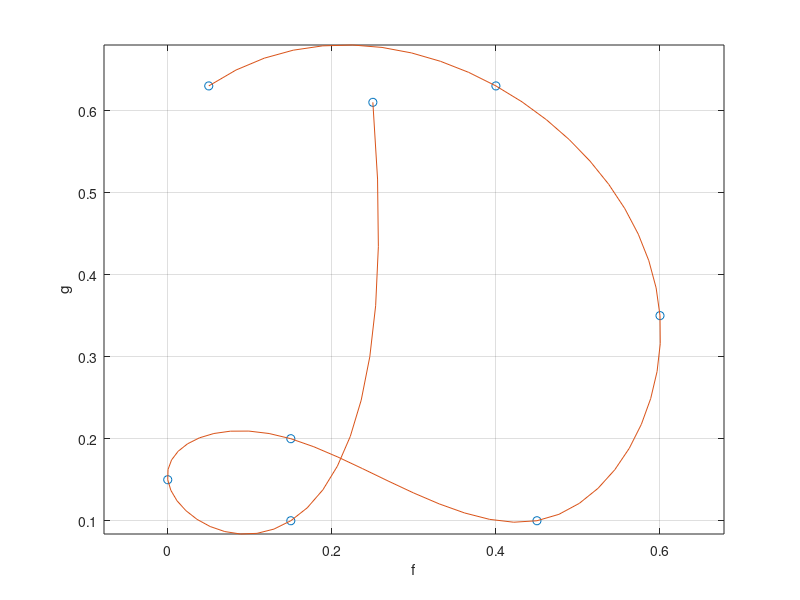

MATLAB code to generate this figure:
%parametric spline
%litera d

p=[
   0.25, 0.61;
   0.15,0.1;
   0,0.15;
   0.15,0.2;
   0.45,0.1;
   0.6, 0.35;
   0.4, 0.63;
   0.05,0.63;]
f=p(:,1);
g=p(:,2);

t=1:length(f);
sf=spline(t,f,1:0.1:length(t));
sg=spline(t,g,1:0.1:length(t));
plot(f,g,'o')
hold on
plot(sf,sg)
grid on
axis equal
xlabel('f')
ylabel('g')